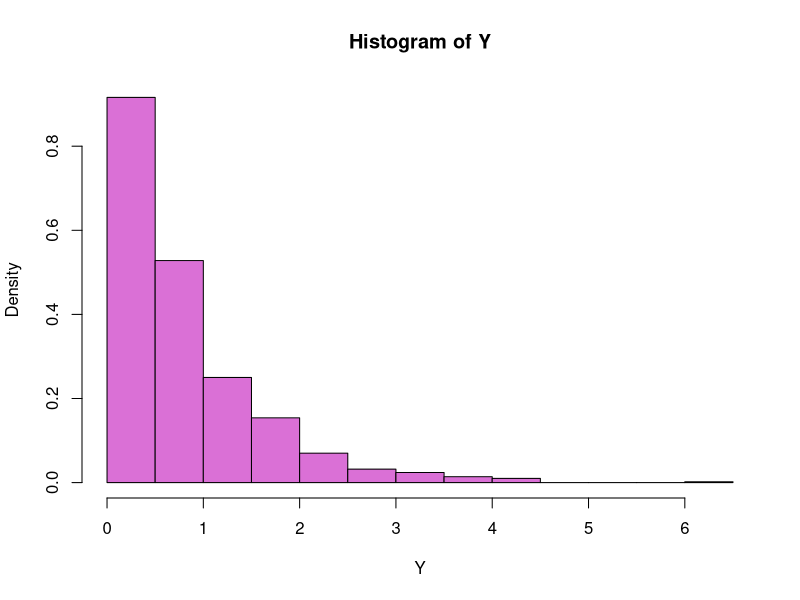
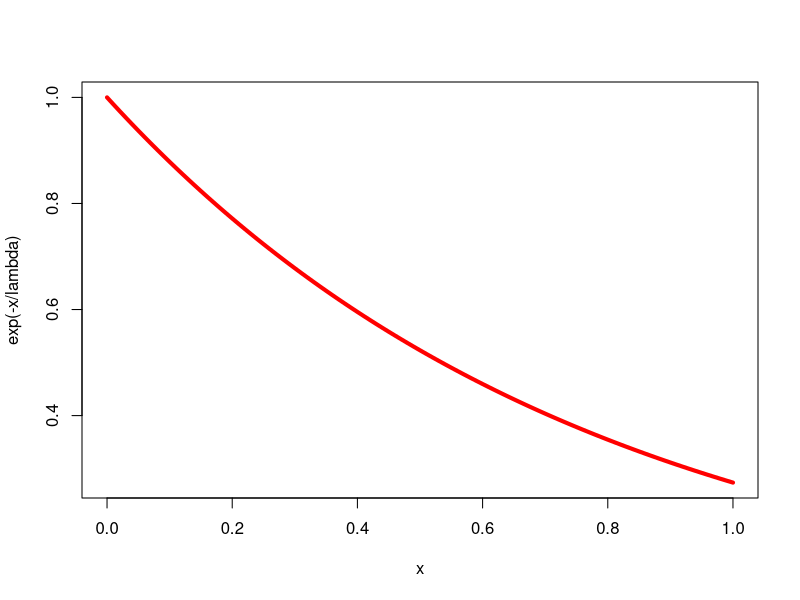
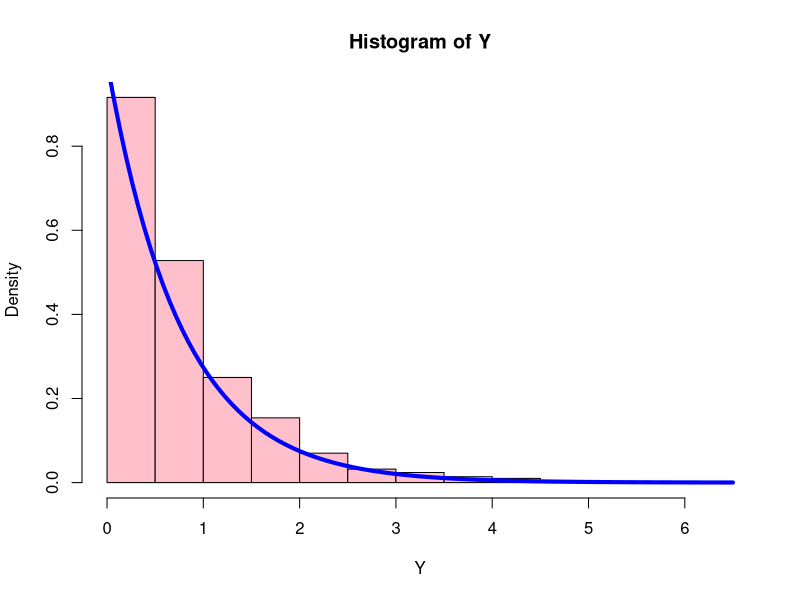
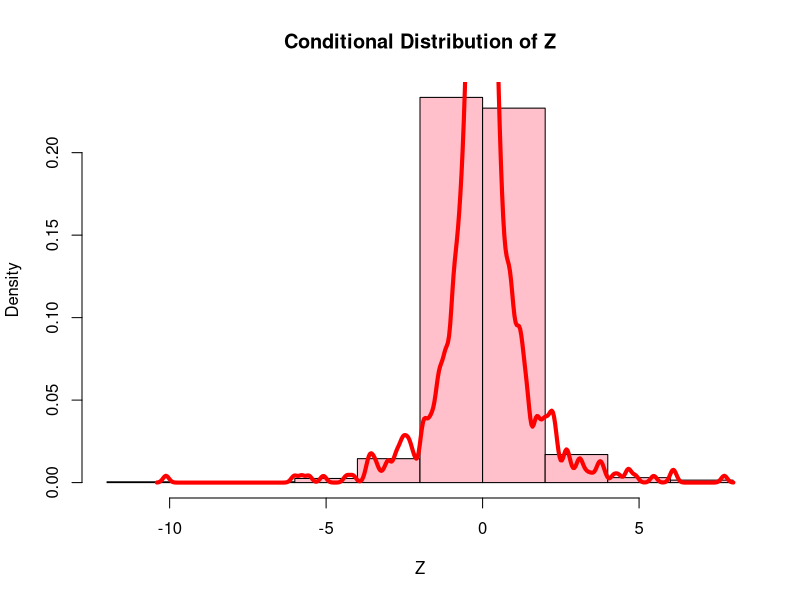
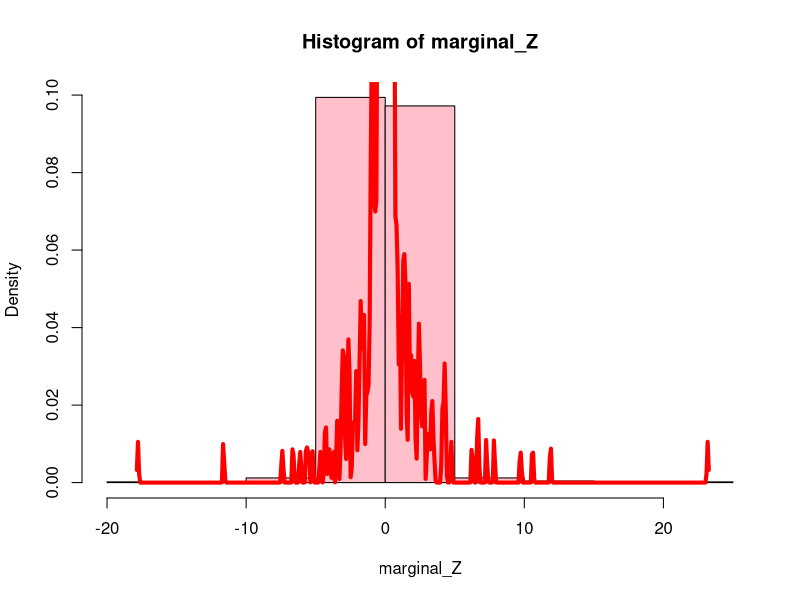
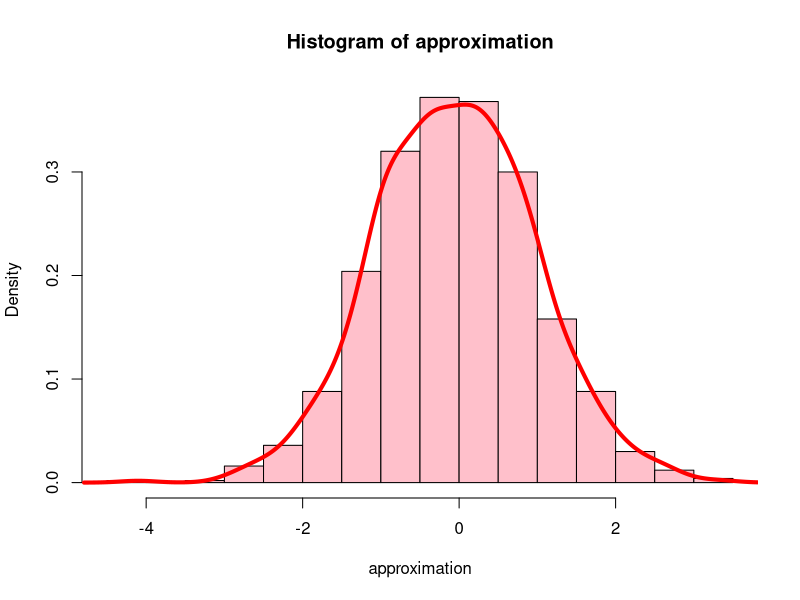

Write R code to recreate these figures, in order.
## ---- chunk 1
knitr::opts_chunk$set(echo = TRUE)
## ---- chunk 2
set.seed(1772576)
lambda = runif(1) 
lambda
## ---- chunk 3
X = runif(1000)
Y = - lambda * log(X)
## ---- chunk 4
hist(Y,col = 'orchid', freq = FALSE)
## ---- chunk 5
curve(exp(-x/lambda), col='red', lwd=4)
## ---- chunk 6
hist(Y,col = 'pink',freq = FALSE, prob = TRUE)
curve(exp(-x/lambda), add = TRUE, col='blue', lwd=4)
## ---- chunk 7
W = rnorm(1000)
Z = Y * W
hist(Z,col = 'pink', freq = FALSE, main = 'Conditional Distribution of Z')
lines(density(Z), col='red', lwd= 4)
## ---- chunk 8
print ('Mean of conditional distribution of Z is')
print (mean(Z))
print ('Median of conditional distribution of Z is')
print (median(Z))
print ('STD of conditional distrbution of Z is')
print (sd(Z))
## ---- chunk 9
marginal_Z= W * ((Y*Y)/2) #After Simplification, this becomes the final formula 
hist(marginal_Z,col = 'pink',freq = FALSE)
lines(density(marginal_Z), col='red', lwd= 4)
## ---- chunk 10
print ('Mean of marginal of Z is')
print (mean(marginal_Z))
print ('Median of marginal of Z is')
print (median(marginal_Z))
print ('STD of marginal of Z is')
print (sd(marginal_Z))
## ---- chunk 11
approximation = rnorm(1000)
hist(approximation, col ='pink', freq = FALSE)
lines(density(approximation), col='red', lwd=4)
